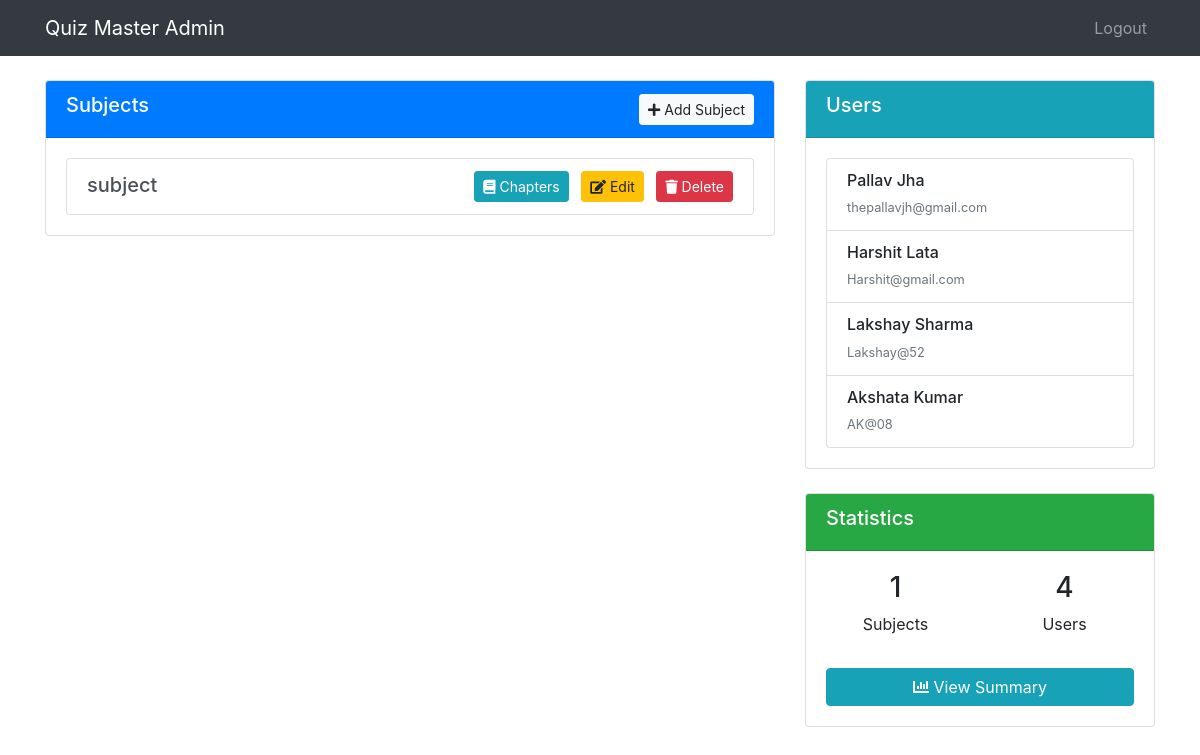
The app's page /admin/dashboard (signed in), older data.
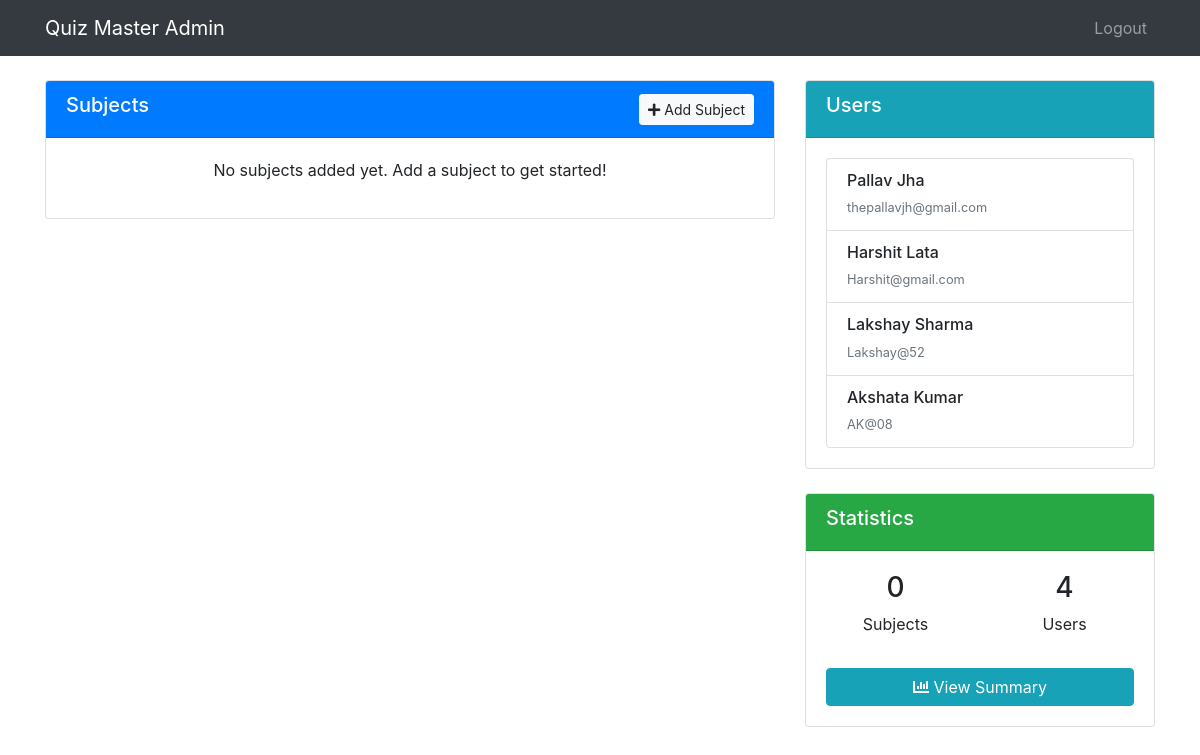
The same page, newer data.
### models/db_setup.py (models this page shows)
class Subject(db.Model):
    id = db.Column(db.Integer, primary_key=True)
    name = db.Column(db.String(100), nullable=False)
    description = db.Column(db.Text)
    chapters = db.relationship('Chapter', backref='subject', lazy=True, cascade="all, delete-orphan")

class User(db.Model):
    id = db.Column(db.Integer, primary_key=True)
    username = db.Column(db.String(100), unique=True, nullable=False)
    password = db.Column(db.String(200), nullable=False)
    full_name = db.Column(db.String(100), nullable=False)
    qualification = db.Column(db.String(100))
    dob = db.Column(db.Date)
    is_admin = db.Column(db.Boolean, default=False)
    scores = db.relationship('Score', backref='user', lazy=True)

### controllers/admin.py (the view)
def admin_dashboard():
    if not session.get('is_admin'):
        return redirect(url_for('login'))
    subjects = Subject.query.all()
    users = User.query.filter_by(is_admin=False).all()
    return render_template('admin/dashboard.html', subjects=subjects, users=users)

### templates/admin/dashboard.html (shortened to what the changed rows need)
<!DOCTYPE html>
<html lang="en">
<head>
    <link rel="stylesheet" href="https://stackpath.bootstrapcdn.com/bootstrap/4.5.2/css/bootstrap.min.css">
    <link rel="stylesheet" href="https://cdnjs.cloudflare.com/ajax/libs/font-awesome/5.15.1/css/all.min.css">
</head>
<body>
    <div class="container mt-4">
        <div class="row">
            <div class="col-md-8">
                <div class="card mb-4">
                    <div class="card-body">
                        {% if subjects %}
                            <div class="list-group">
                                {% for subject in subjects %}
                                    <div class="list-group-item list-group-item-action d-flex justify-content-between align-items-center">
                                        <div>
                                            <h5 class="mb-1">{{ subject.name }}</h5>
                                        </div>
                                        <div>
                                            <a href="{{ url_for('view_chapters', subject_id=subject.id) }}" class="btn btn-info btn-sm mr-2">
                                                <i class="fas fa-book"></i> Chapters
                                            </a>
                                            <a href="{{ url_for('edit_subject', subject_id=subject.id) }}" class="btn btn-warning btn-sm mr-2">
                                                <i class="fas fa-edit"></i> Edit
                                            </a>
                                            <a href="{{ url_for('delete_subject', subject_id=subject.id) }}"
                                               class="btn btn-danger btn-sm"
                                               onclick="return confirm('Are you sure you want to delete this subject and all its chapters?')">
                                                <i class="fas fa-trash"></i> Delete
                                            </a>
                                        </div>
                                    </div>
                                {% endfor %}
                            </div>
                        {% else %}
                            <p class="text-center">No subjects added yet. Add a subject to get started!</p>
                        {% endif %}
                    </div>
                </div>
            </div>
            <div class="col-md-4">
                <div class="card mb-4">
                    <div class="card-body">
                        {% if users %}
                            <div class="list-group">
                                {% for user in users %}
                                    <div class="list-group-item">
                                        <h6 class="mb-1">{{ user.full_name }}</h6>
                                        <small class="text-muted">{{ user.username }}</small>
                                    </div>
                                {% endfor %}
                            </div>
                        {% else %}
                            <p class="text-center">No users registered yet.</p>
                        {% endif %}
                    </div>
                </div>
                <div class="card">
                    <div class="card-body">
                        <div class="text-center">
                            <div class="row">
                                <div class="col">
                                    <h3>{{ subjects|length }}</h3>
                                    <p>Subjects</p>
                                </div>
                            </div>
                        </div>
                    </div>
                </div>
            </div>
        </div>
    </div>
</body>
</html>

Row changes from the older to the newer data that the page shows:
removed Subject: name "subject"
Text that changed along with them:
{{ subjects|length }}: "1" → "0"
text now shown: "No subjects added yet. Add a subject to get started!"
